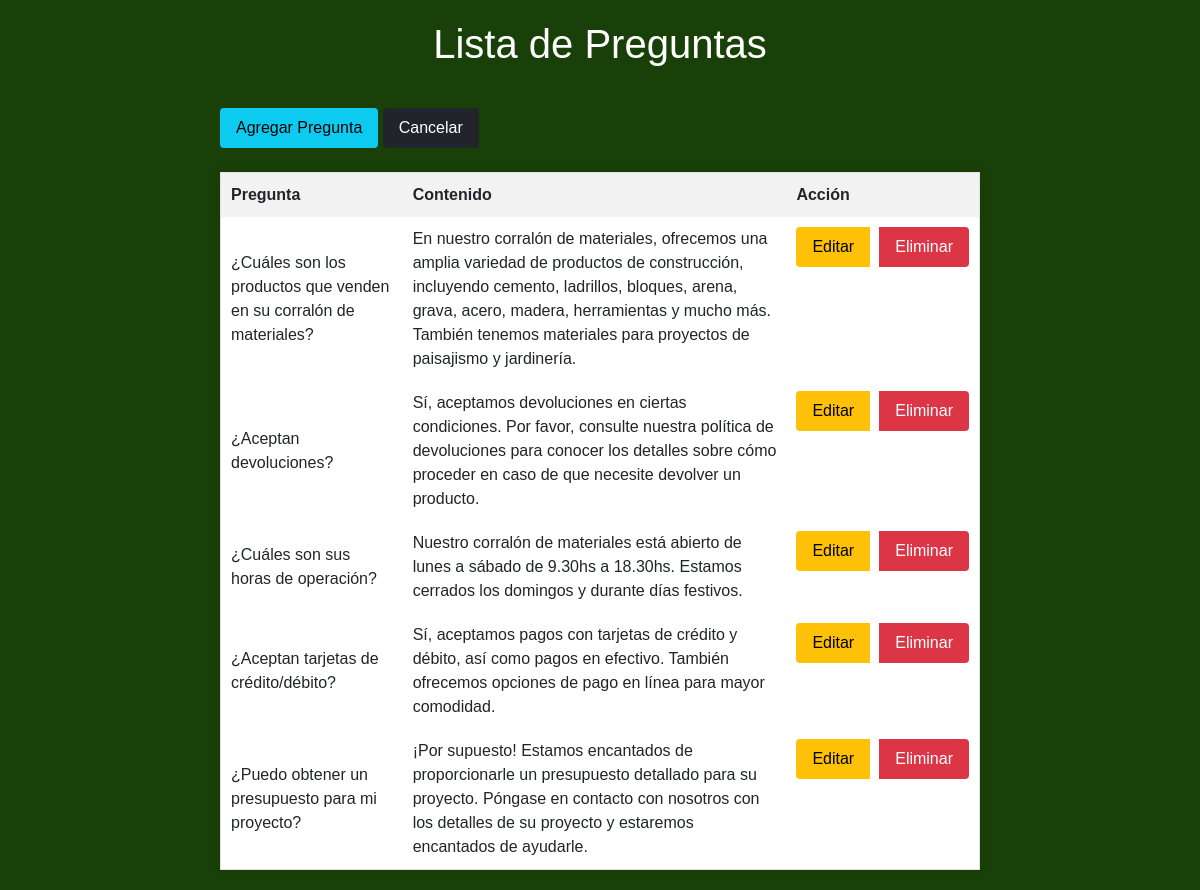
Page /administrador/preguntas/ (signed in) on the committed database.
### nosotros/models.py (models this page shows, shortened)
class Nosotros(models.Model):
    titulo=models.CharField(max_length=200)
    contenido=models.CharField(max_length=500)
    created=models.DateTimeField(auto_now_add=True)
    updated=models.DateTimeField(auto_now_add=True)
    class Meta:
        verbose_name='nosotro'
        verbose_name_plural='nosotros'

### administrador/permissions.py (the view)
        def _wrapped_view(request, *args, **kwargs):
            if request.user.has_perm(permission):
                return view_func(request, *args, **kwargs)
            else:
                return HttpResponseRedirect(reverse(redirect_url))

### administrador/permissions.py (called while the page is built)
def custom_permission_required(permission, redirect_url, raise_exception=False):
    def decorator(view_func):
        def _wrapped_view(request, *args, **kwargs):
            if request.user.has_perm(permission):
                return view_func(request, *args, **kwargs)
            else:
                return HttpResponseRedirect(reverse(redirect_url))
        return _wrapped_view
    return decorator

### administrador/views.py (called while the page is built)
@custom_permission_required("auth.view_nosotro", redirect_url='administrador:permisoDenegado')
def preguntas(request):
    preguntas = Nosotros.objects.all()
    return render(request, "preguntas/preguntas.html", {"preguntas": preguntas})

### administrador/templates/preguntas/preguntas.html (shortened to what this page needs)
<!DOCTYPE html>
<html lang="en">
<head>
    <link href="https://cdn.jsdelivr.net/npm/bootstrap@5.3.1/dist/css/bootstrap.min.css" rel="stylesheet">
</head>
<body>
    <h1>Lista de Preguntas</h1>
    <div class="container">
        <td >
            <a href="{% url 'administrador:preguntaAdd' %}" class="btn btn-info">Agregar Pregunta</a>
            <a href="{% url 'inicio:inicio' %}" class="btn btn-dark">Cancelar</a><br><br>
        </td>
        <table>
            <tr>
                <th>Pregunta</th>
                <th>Contenido</th>
                <th>Acción</th>
            </tr>
            {% for pregunta in preguntas %}
            <tr>
                <td>{{ pregunta.titulo }}</td>
                <td>{{ pregunta.contenido }}</td>
                <td class="btn-group">
                    <a href="{% url 'administrador:preguntaEdit' pregunta.id %}" class="btn btn-warning">Editar</a>
                    <a href="{% url 'administrador:preguntaDelete' pregunta.id %}" class="btn btn-danger">Eliminar</a>
                </td>
            </tr>
            {% endfor %}
        </table>
    </div>
</body>
</html>

### administrador/templates/preguntas/preguntas.html (style rules this page uses)
body { font-family: Arial, sans-serif; margin: 0; padding: 0; background-color: rgba(24, 64, 8); }
h1 { text-align: center; padding: 20px 0; background-color: rgba(24, 64, 8); color: white; margin: 0; }
a { text-decoration: none; color: #007bff; }
.container { max-width: 800px; margin: 0 auto; padding: 20px; }
table { width: 100%; border-collapse: collapse; border: 1px solid #dee2e6; background-color: white; box-shadow: 0px 0px 10px rgba(0, 0, 0, 0.1); }
th, td { padding: 10px; text-align: left; }
th { background-color: #f2f2f2; font-weight: bold; }
.btn-group { display: flex; gap: 10px; }
.btn { padding: 8px 16px; border: none; border-radius: 4px; cursor: pointer; }

### rows in the picture
Nosotros: titulo "¿Cuáles son los productos que venden en su corralón de materiales?", contenido "En nuestro corralón de materiales, ofrecemos una amplia variedad de productos de construcción, incluyendo cemento, ladrillos, bloques, arena, grava, acero, madera, herramientas y mucho más. También tenemos materiales para proyectos de paisajismo y jardinería."
Nosotros: titulo "¿Aceptan devoluciones?", contenido "Sí, aceptamos devoluciones en ciertas condiciones. Por favor, consulte nuestra política de devoluciones para conocer los detalles sobre cómo proceder en caso de que necesite devolver un producto."
Nosotros: titulo "¿Cuáles son sus horas de operación?", contenido "Nuestro corralón de materiales está abierto de lunes a sábado de 9.30hs a 18.30hs. Estamos cerrados los domingos y durante días festivos."
Nosotros: titulo "¿Aceptan tarjetas de crédito/débito?", contenido "Sí, aceptamos pagos con tarjetas de crédito y débito, así como pagos en efectivo. También ofrecemos opciones de pago en línea para mayor comodidad."
Nosotros: titulo "¿Puedo obtener un presupuesto para mi proyecto?", contenido "¡Por supuesto! Estamos encantados de proporcionarle un presupuesto detallado para su proyecto. Póngase en contacto con nosotros con los detalles de su proyecto y estaremos encantados de ayudarle."
